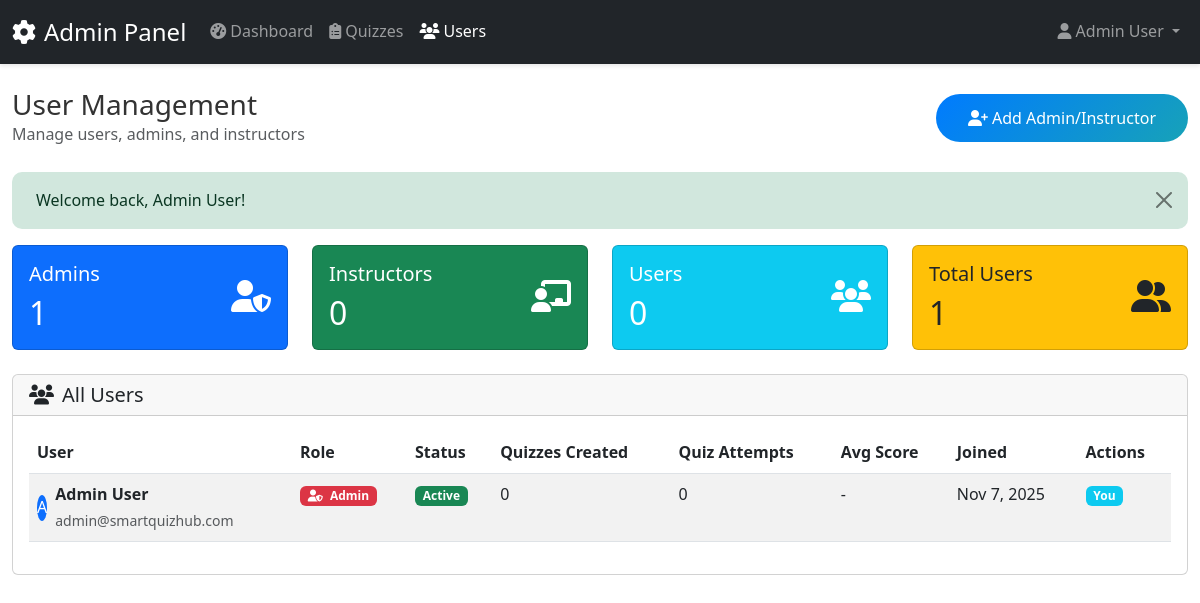
/admin/user-management.php (signed in), run on the app's committed database.
### tables this page shows
CREATE TABLE users (
    id INT AUTO_INCREMENT PRIMARY KEY,
    name VARCHAR(100) NOT NULL,
    email VARCHAR(150) UNIQUE NOT NULL,
    password VARCHAR(255) NOT NULL,
    role ENUM('user', 'admin', 'instructor') DEFAULT 'user',
    profile_image VARCHAR(255) DEFAULT NULL,
    created_at TIMESTAMP DEFAULT CURRENT_TIMESTAMP,
    updated_at TIMESTAMP DEFAULT CURRENT_TIMESTAMP ON UPDATE CURRENT_TIMESTAMP,
    is_active BOOLEAN DEFAULT TRUE,
    email_verified BOOLEAN DEFAULT FALSE,
    reset_token VARCHAR(255) DEFAULT NULL,
    reset_token_expires DATETIME DEFAULT NULL
);

### admin/user-management.php (the view, shortened to what this page needs)
<?php
require_once '../config/config.php';
$errors = [];
try {
    $db = getDB();
    $stmt = $db->prepare("
        SELECT u.*,
               COUNT(DISTINCT q.id) as quizzes_created,
               COUNT(DISTINCT qa.id) as quiz_attempts,
               AVG(qa.percentage) as avg_score
        FROM users u
        LEFT JOIN quizzes q ON u.id = q.created_by
        LEFT JOIN quiz_attempts qa ON u.id = qa.user_id AND qa.status = 'completed'
        GROUP BY u.id
        ORDER BY u.role DESC, u.created_at DESC
    ");
    $stmt->execute();
    $users = $stmt->fetchAll();
    $stmt = $db->prepare("
        SELECT role, COUNT(*) as count
        FROM users
        WHERE is_active = 1
        GROUP BY role
    ");
    $stmt->execute();
    $role_counts = [];
    while ($row = $stmt->fetch()) {
        $role_counts[$row['role']] = $row['count'];
    }
} catch(PDOException $e) {
    $users = [];
    $role_counts = [];
    $errors[] = 'Failed to load users';
}
?>
<!DOCTYPE html>
<html lang="en">
<head>
    <link href="https://cdn.jsdelivr.net/npm/bootstrap@5.3.0/dist/css/bootstrap.min.css" rel="stylesheet">
    <link rel="stylesheet" href="https://cdnjs.cloudflare.com/ajax/libs/font-awesome/6.4.0/css/all.min.css">
    <link rel="stylesheet" href="../assets/css/style.css">
</head>
<body>
    <nav class="navbar navbar-expand-lg navbar-dark bg-dark">
        <div class="container-fluid">
            <a class="navbar-brand" href="index.php">
                <i class="fas fa-cog me-2"></i>Admin Panel
            </a>
            <div class="collapse navbar-collapse" id="adminNav">
                <ul class="navbar-nav me-auto">
                    <li class="nav-item">
                        <a class="nav-link" href="index.php">
                            <i class="fas fa-tachometer-alt me-1"></i>Dashboard
                        </a>
                    </li>
                    <li class="nav-item">
                        <a class="nav-link" href="quizzes.php">
                            <i class="fas fa-clipboard-list me-1"></i>Quizzes
                        </a>
                    </li>
                    <li class="nav-item">
                        <a class="nav-link active" href="user-management.php">
                            <i class="fas fa-users me-1"></i>Users
                        </a>
                    </li>
                </ul>
                <ul class="navbar-nav">
                    <li class="nav-item dropdown">
                        <a class="nav-link dropdown-toggle" href="#" id="navbarDropdown" role="button" data-bs-toggle="dropdown">
                            <i class="fas fa-user me-1"></i><?php echo $_SESSION['user_name']; ?>
                        </a>
                    </li>
                </ul>
            </div>
        </div>
    </nav>
    <div class="container-fluid py-4">
        <div class="row">
            <div class="col-12">
                <div class="d-flex justify-content-between align-items-center mb-4">
                    <div>
                        <h1 class="h3 mb-0">User Management</h1>
                        <p class="text-muted mb-0">Manage users, admins, and instructors</p>
                    </div>
                    <div>
                        <button class="btn btn-primary" data-bs-toggle="modal" data-bs-target="#createAdminModal">
                            <i class="fas fa-user-plus me-1"></i>Add Admin/Instructor
                        </button>
                    </div>
                </div>
                <div class="row mb-4">
                    <div class="col-md-3">
                        <div class="card bg-primary text-white">
                            <div class="card-body">
                                <div class="d-flex justify-content-between">
                                    <div>
                                        <h5 class="card-title">Admins</h5>
                                        <h2 class="mb-0"><?php echo $role_counts['admin'] ?? 0; ?></h2>
                                    </div>
                                    <div class="align-self-center">
                                        <i class="fas fa-user-shield fa-2x"></i>
                                    </div>
                                </div>
                            </div>
                        </div>
                    </div>
                    <div class="col-md-3">
                        <div class="card bg-success text-white">
                            <div class="card-body">
                                <div class="d-flex justify-content-between">
                                    <div>
                                        <h5 class="card-title">Instructors</h5>
                                        <h2 class="mb-0"><?php echo $role_counts['instructor'] ?? 0; ?></h2>
                                    </div>
                                    <div class="align-self-center">
                                        <i class="fas fa-chalkboard-teacher fa-2x"></i>
                                    </div>
                                </div>
                            </div>
                        </div>
                    </div>
                    <div class="col-md-3">
                        <div class="card bg-info text-white">
                            <div class="card-body">
                                <div class="d-flex justify-content-between">
                                    <div>
                                        <h5 class="card-title">Users</h5>
                                        <h2 class="mb-0"><?php echo $role_counts['user'] ?? 0; ?></h2>
                                    </div>
                                    <div class="align-self-center">
                                        <i class="fas fa-users fa-2x"></i>
                                    </div>
                                </div>
                            </div>
                        </div>
                    </div>
                    <div class="col-md-3">
                        <div class="card bg-warning text-dark">
                            <div class="card-body">
                                <div class="d-flex justify-content-between">
                                    <div>
                                        <h5 class="card-title">Total Users</h5>
                                        <h2 class="mb-0"><?php echo count($users); ?></h2>
                                    </div>
                                    <div class="align-self-center">
                                        <i class="fas fa-user-friends fa-2x"></i>
                                    </div>
                                </div>
                            </div>
                        </div>
                    </div>
                </div>
                <div class="card">
                    <div class="card-header">
                        <h5 class="mb-0">
                            <i class="fas fa-users me-2"></i>All Users
                        </h5>
                    </div>
                    <div class="card-body">
                        <div class="table-responsive">
                            <table class="table table-striped">
                                <thead>
                                    <tr>
                                        <th>User</th>
                                        <th>Role</th>
                                        <th>Status</th>
                                        <th>Quizzes Created</th>
                                        <th>Quiz Attempts</th>
                                        <th>Avg Score</th>
                                        <th>Joined</th>
                                        <th>Actions</th>
                                    </tr>
                                </thead>
                                <tbody>
                                    <?php foreach ($users as $user): ?>
                                        <tr>
                                            <td>
                                                <div class="d-flex align-items-center">
                                                    <div class="avatar-sm bg-primary text-white rounded-circle d-flex align-items-center justify-content-center me-2">
                                                        <?php echo strtoupper(substr($user['name'], 0, 1)); ?>
                                                    </div>
                                                    <div>
                                                        <div class="fw-bold"><?php echo htmlspecialchars($user['name']); ?></div>
                                                        <small class="text-muted"><?php echo htmlspecialchars($user['email']); ?></small>
                                                    </div>
                                                </div>
                                            </td>
                                            <td>
                                                <?php
                                                $roleClass = [
                                                    'admin' => 'bg-danger',
                                                    'instructor' => 'bg-success',
                                                    'user' => 'bg-primary'
                                                ];
                                                $roleIcon = [
                                                    'admin' => 'fa-user-shield',
                                                    'instructor' => 'fa-chalkboard-teacher',
                                                    'user' => 'fa-user'
                                                ];
                                                ?>
                                                <span class="badge <?php echo $roleClass[$user['role']]; ?>">
                                                    <i class="fas <?php echo $roleIcon[$user['role']]; ?> me-1"></i>
                                                    <?php echo ucfirst($user['role']); ?>
                                                </span>
                                            </td>
                                            <td>
                                                <?php if ($user['is_active']): ?>
                                                    <span class="badge bg-success">Active</span>
                                                <?php else: ?>
                                                    <span class="badge bg-secondary">Inactive</span>
                                                <?php endif; ?>
                                            </td>
                                            <td><?php echo $user['quizzes_created'] ?? 0; ?></td>
                                            <td><?php echo $user['quiz_attempts'] ?? 0; ?></td>
                                            <td>
                                                <?php if ($user['avg_score']): ?>
                                                    <?php echo number_format($user['avg_score'], 1); ?>%
                                                <?php else: ?>
                                                    -
                                                <?php endif; ?>
                                            </td>
                                            <td><?php echo date('M j, Y', strtotime($user['created_at'])); ?></td>
                                            <td>
                                                <?php if ($user['id'] != $_SESSION['user_id']): ?>
                                                    <div class="btn-group btn-group-sm">
                                                        <button class="btn btn-outline-primary btn-sm"
                                                                data-bs-toggle="modal"
                                                                data-bs-target="#changeRoleModal"
                                                                data-user-id="<?php echo $user['id']; ?>"
                                                                data-user-name="<?php echo htmlspecialchars($user['name']); ?>"
                                                                data-current-role="<?php echo $user['role']; ?>">
                                                            <i class="fas fa-user-cog"></i>
                                                        </button>
                                                        <form method="POST" class="d-inline">
                                                            <input type="hidden" name="action" value="toggle_status">
                                                            <input type="hidden" name="user_id" value="<?php echo $user['id']; ?>">
                                                            <input type="hidden" name="new_status" value="<?php echo $user['is_active'] ? 0 : 1; ?>">
                                                            <button type="submit" class="btn btn-outline-<?php echo $user['is_active'] ? 'warning' : 'success'; ?> btn-sm"
                                                                    onclick="return confirm('Are you sure?')">
                                                                <i class="fas fa-<?php echo $user['is_active'] ? 'ban' : 'check'; ?>"></i>
                                                            </button>
                                                        </form>
                                                    </div>
                                                <?php else: ?>
                                                    <span class="badge bg-info">You</span>
                                                <?php endif; ?>
                                            </td>
                                        </tr>
                                    <?php endforeach; ?>
                                </tbody>
                            </table>
                        </div>
                    </div>
                </div>
            </div>
        </div>
    </div>
</body>
</html>

### assets/css/style.css (style rules this page uses)
:root { --primary-color: #007bff; --secondary-color: #6c757d; --success-color: #28a745; --danger-color: #dc3545; --warning-color: #ffc107; --info-color: #17a2b8; --light-color: #f8f9fa; --dark-color: #343a40; --white: #ffffff; --black: #000000; --dark-bg: #1a1a1a; --dark-surface: #2d2d2d; --dark-text: #e0e0e0; --dark-border: #404040; }
* { margin: 0; padding: 0; box-sizing: border-box; }
body { font-family: 'Segoe UI', Tahoma, Geneva, Verdana, sans-serif; line-height: 1.6; color: #333; transition: all 0.3s ease; }
.navbar { box-shadow: 0 2px 4px rgba(0,0,0,0.1); transition: all 0.3s ease; }
.navbar-brand { font-size: 1.5rem; }
.navbar-nav .nav-link { font-weight: 500; transition: color 0.3s ease; }
.btn { border-radius: 25px; font-weight: 500; padding: 0.75rem 2rem; transition: all 0.3s ease; border: none; }
.btn-primary { background: linear-gradient(135deg, var(--primary-color), var(--info-color)); border: none; }
html { scroll-behavior: smooth; }

### data on the page
users: name "A", name "Admin User", email "admin@smartquizhub.com", role "Admin", is_active "Active", quizzes_created "0", quiz_attempts "0", created_at "Nov 7, 2025", shows "You"

### other printed values
$_SESSION['user_name'] "Admin User"
$alert['message'] "Welcome back, Admin User!"
$role_counts['admin'] "1"
$role_counts['instructor'] "0"
$role_counts['user'] "0"
count($users) "1"
